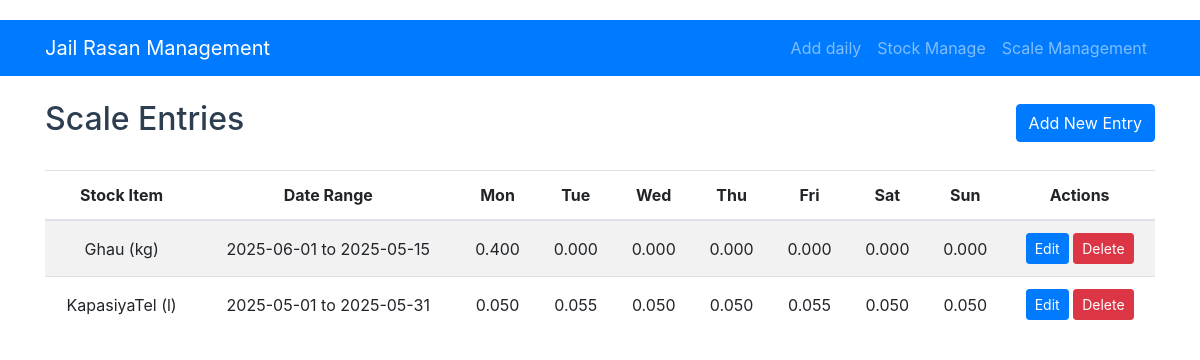
/scale, run on an earlier commit of the app's database.
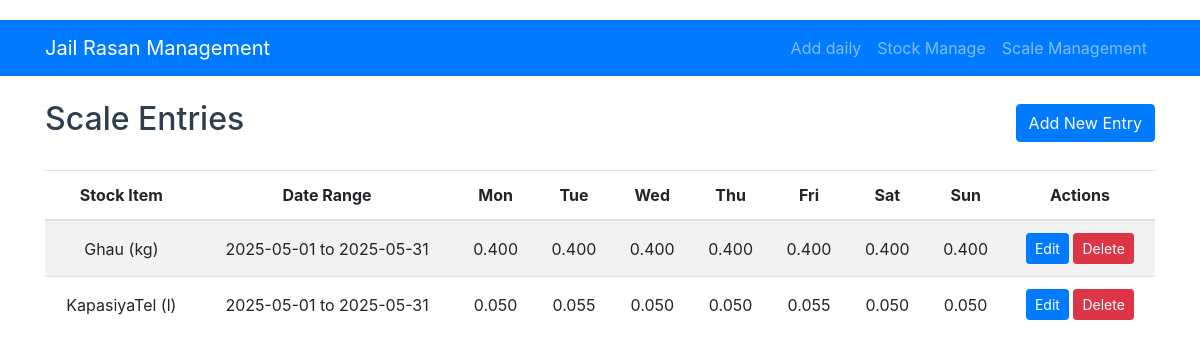
And on a later commit of the database.
### models.py (models this page shows, shortened)
class ScaleEntry(db.Model):
    id = db.Column(db.Integer, primary_key=True)
    stock_item_id = db.Column(db.Integer, db.ForeignKey('stock_item.id'), nullable=False)
    start_date = db.Column(db.Date, nullable=False)
    end_date = db.Column(db.Date, nullable=False)
    monday = db.Column(db.Float, default=0.0)
    tuesday = db.Column(db.Float, default=0.0)
    wednesday = db.Column(db.Float, default=0.0)
    thursday = db.Column(db.Float, default=0.0)
    friday = db.Column(db.Float, default=0.0)
    saturday = db.Column(db.Float, default=0.0)
    sunday = db.Column(db.Float, default=0.0)
    stock_item = db.relationship('StockItem', backref='scale_entries')

class StockItem(db.Model):
    id = db.Column(db.Integer, primary_key=True)
    date = db.Column(db.Date, nullable=False)
    item_name = db.Column(db.String(100), nullable=False)
    quantity = db.Column(db.Float, nullable=False)
    unit = db.Column(db.String(20), nullable=False)  # kg, ml, packets, etc.
    notes = db.Column(db.Text)

### app.py (the view)
@app.route('/scale')
def scale_list():
    entries = ScaleEntry.query.all()
    return render_template('scale/scale_list.html', entries=entries)

### templates/scale/scale_list.html
{% extends "base.html" %}
{% block content %}
<div class="d-flex justify-content-between align-items-center mb-4">
    <h2>Scale Entries</h2>
    <a href="{{ url_for('add_scale') }}" class="btn btn-primary">Add New Entry</a>
</div>
<table class="table table-striped">
    <thead>
        <tr>
            <th>Stock Item</th>
            <th>Date Range</th>
            <th>Mon</th>
            <th>Tue</th>
            <th>Wed</th>
            <th>Thu</th>
            <th>Fri</th>
            <th>Sat</th>
            <th>Sun</th>
            <th>Actions</th>
        </tr>
    </thead>
    <tbody>
        {% for entry in entries %}
        <tr>
            <td>{{ entry.stock_item.item_name }} ({{ entry.stock_item.unit }})</td>
            <td>{{ entry.start_date }} to {{ entry.end_date }}</td>
            <td>{{ "%.3f"|format(entry.monday) }}</td>
            <td>{{ "%.3f"|format(entry.tuesday) }}</td>
            <td>{{ "%.3f"|format(entry.wednesday) }}</td>
            <td>{{ "%.3f"|format(entry.thursday) }}</td>
            <td>{{ "%.3f"|format(entry.friday) }}</td>
            <td>{{ "%.3f"|format(entry.saturday) }}</td>
            <td>{{ "%.3f"|format(entry.sunday) }}</td>
            <td>
                <a href="{{ url_for('edit_scale', id=entry.id) }}" class="btn btn-sm btn-primary">Edit</a>
                <a href="{{ url_for('delete_scale', id=entry.id) }}" class="btn btn-sm btn-danger"
                   onclick="return confirm('Delete this scale entry?')">Delete</a>
            </td>
        </tr>
        {% else %}
        <tr>
            <td colspan="10" class="text-center">No scale entries found</td>
        </tr>
        {% endfor %}
    </tbody>
</table>
{% endblock %}

What changed in the data, as far as the page shows it:
changed ScaleEntry "Ghau": start_date "2025-06-01" → "2025-05-01"; end_date "2025-05-15" → "2025-05-31"; tuesday "0.000" → "0.400"; wednesday "0.000" → "0.400"; thursday "0.000" → "0.400"; friday "0.000" → "0.400"; saturday "0.000" → "0.400"; sunday "0.000" → "0.400"
